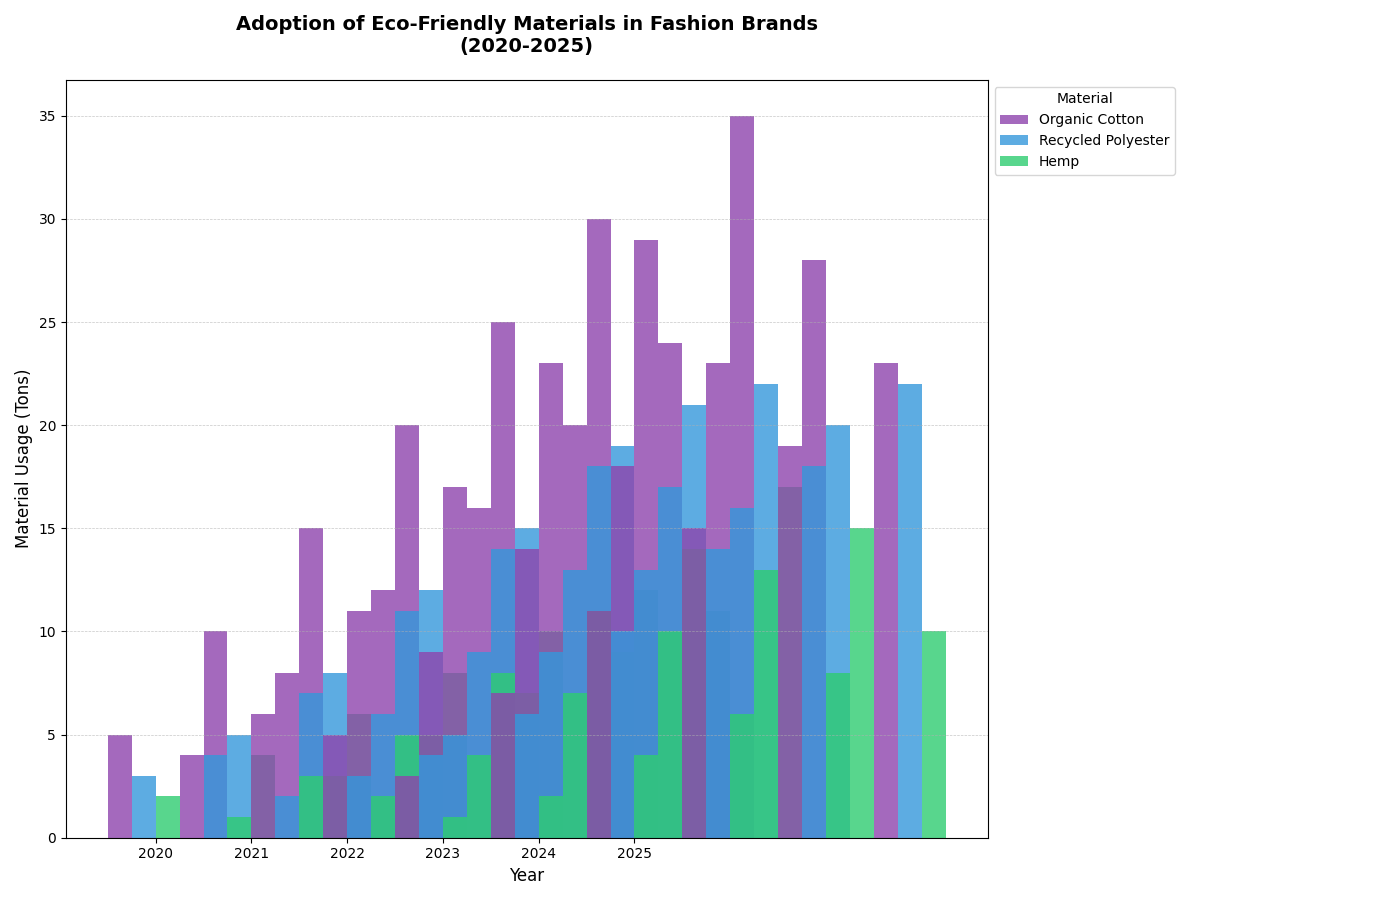

Reproduce this figure in Python.
import matplotlib.pyplot as plt
import numpy as np

# Define years and brands
years = np.arange(2020, 2026)
brands = ['EcoChic', 'GreenThreads', 'SustainWear', 'NatureKnits', 'PureTrend']

# Eco-friendly materials data in tons
organic_cotton = np.array([
    [5, 10, 15, 20, 25, 30],   # EcoChic
    [4, 8, 12, 16, 20, 24],    # GreenThreads
    [6, 11, 17, 23, 29, 35],   # SustainWear
    [5, 9, 14, 18, 23, 28],    # NatureKnits
    [3, 7, 11, 15, 19, 23]     # PureTrend
])

recycled_polyester = np.array([
    [3, 5, 8, 12, 15, 19],     # EcoChic
    [4, 7, 11, 14, 18, 21],    # GreenThreads
    [2, 6, 9, 13, 17, 22],     # SustainWear
    [3, 5, 9, 13, 16, 20],     # NatureKnits
    [4, 6, 10, 14, 18, 22]     # PureTrend
])

hemp = np.array([
    [2, 4, 6, 8, 10, 12],      # EcoChic
    [1, 3, 5, 7, 9, 11],       # GreenThreads
    [3, 5, 8, 11, 14, 17],     # SustainWear
    [2, 4, 7, 10, 13, 15],     # NatureKnits
    [1, 2, 4, 6, 8, 10]        # PureTrend
])

# Create the figure and axis
fig, ax = plt.subplots(figsize=(14, 9))

# Define bar width and positions
bar_width = 0.25
x_indexes = np.arange(len(years))
offset = bar_width * 3

# Colors for the materials
colors = ['#8E44AD', '#3498DB', '#2ECC71']  # Organic Cotton, Recycled Polyester, Hemp

# Plot grouped bars for each brand
for i, brand in enumerate(brands):
    ax.bar(x_indexes + i * offset, organic_cotton[i], width=bar_width, label='Organic Cotton' if i == 0 else "", color=colors[0], alpha=0.8)
    ax.bar(x_indexes + i * offset + bar_width, recycled_polyester[i], width=bar_width, label='Recycled Polyester' if i == 0 else "", color=colors[1], alpha=0.8)
    ax.bar(x_indexes + i * offset + bar_width * 2, hemp[i], width=bar_width, label='Hemp' if i == 0 else "", color=colors[2], alpha=0.8)

# Set labels and title
ax.set_xlabel('Year', fontsize=12)
ax.set_ylabel('Material Usage (Tons)', fontsize=12)
ax.set_title('Adoption of Eco-Friendly Materials in Fashion Brands\n(2020-2025)', fontsize=14, fontweight='bold', pad=20)

# Set x-ticks and x-tick labels
ax.set_xticks(x_indexes + 1.5 * bar_width)
ax.set_xticklabels(years)

# Adjust legend to avoid overlapping
handles, labels = ax.get_legend_handles_labels()
unique_labels = dict(zip(labels, handles))
ax.legend(unique_labels.values(), unique_labels.keys(), loc='upper left', fontsize=10, bbox_to_anchor=(1, 1), title='Material', ncol=1)

# Grid settings for better readability
ax.grid(axis='y', linestyle='--', linewidth=0.5, alpha=0.7)

# Automatically adjust layout to prevent overlapping
plt.tight_layout(rect=[0, 0, 0.85, 1])

# Show plot
plt.show()
